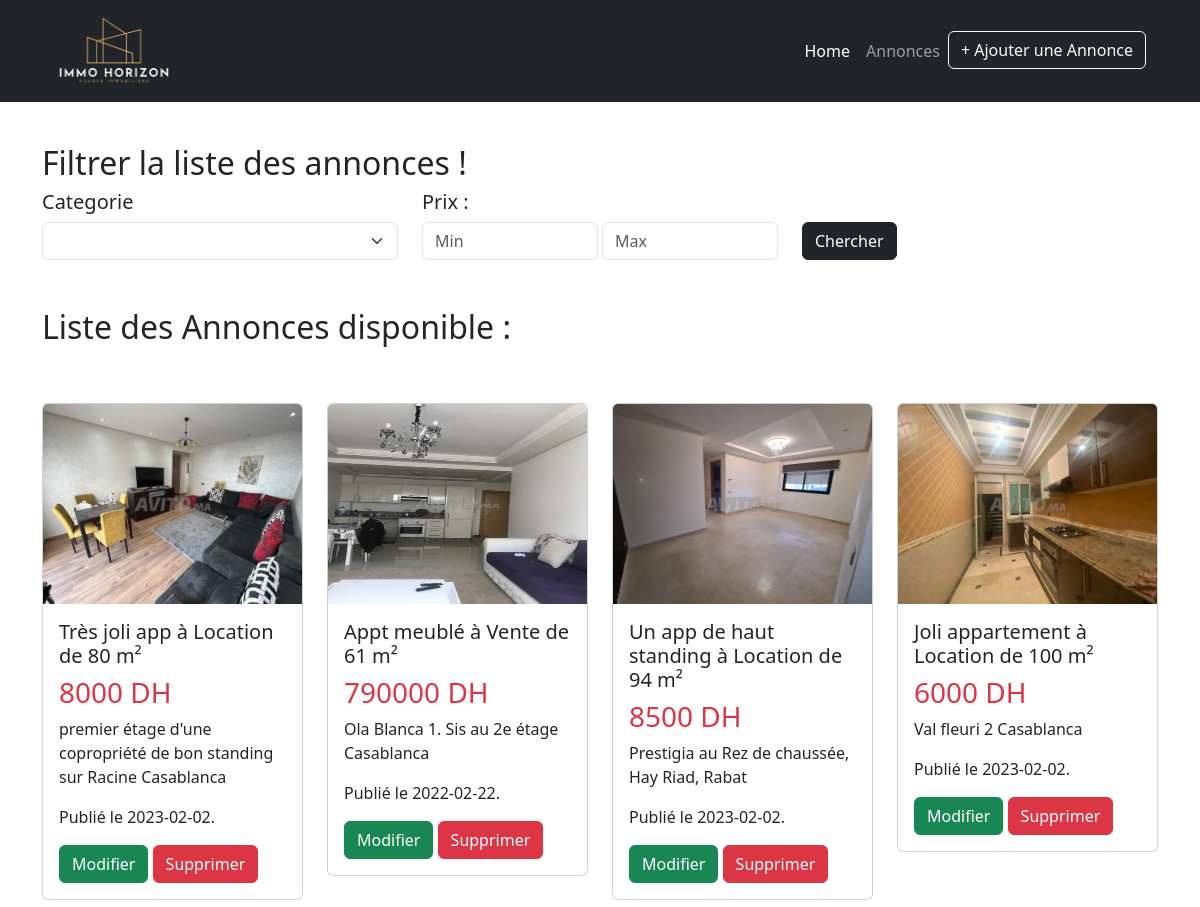
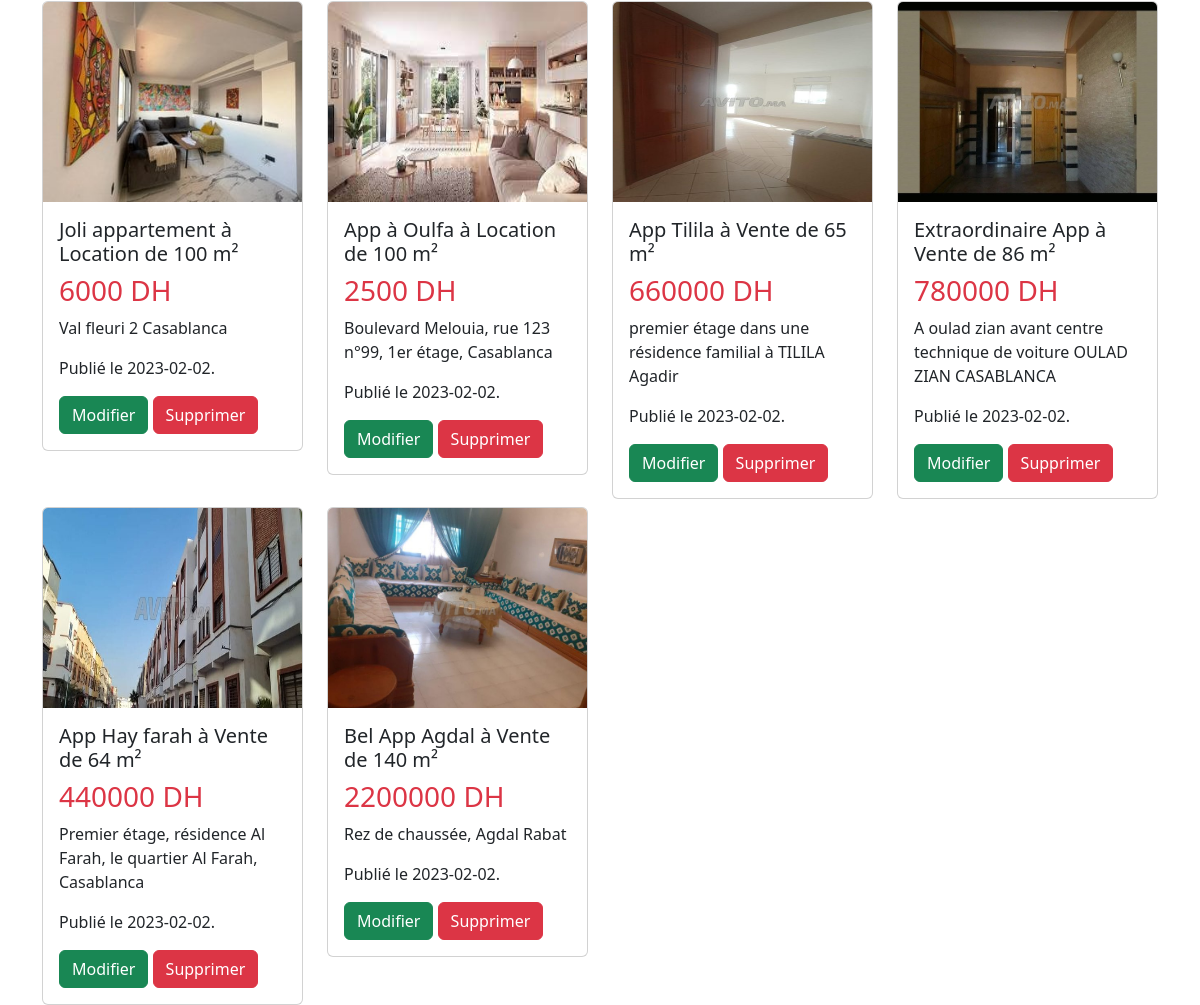
The page / on the database its author committed (2 pictures, top to bottom).
### tables this page shows
CREATE TABLE `annonce` (
  `IdAnnonce` int(11) NOT NULL,
  `TitreAnnonce` varchar(40) NOT NULL,
  `ImageAnnonce` varchar(100) NOT NULL,
  `DescriptionAnnonce` text NOT NULL,
  `SuperficieAnnonce` int(11) NOT NULL,
  `AdresseAnnonce` text NOT NULL,
  `MontantAnnonce` double NOT NULL,
  `DateAnnonce` date NOT NULL,
  `TypeAnnonce` varchar(30) NOT NULL
);

### connexion.php (called while the page is built)
<?php
            try{
                $dbco = new PDO("mysql:host=127.0.0.1;dbname=gestion_immobilier;charset=utf8mb4;", 'root', '');
                $requeteS ="SELECT IdAnnonce,ImageAnnonce,TitreAnnonce,TypeAnnonce,SuperficieAnnonce,MontantAnnonce,AdresseAnnonce,DateAnnonce FROM annonce";
                $rest = $dbco->prepare($requeteS);
                $rest->execute();
                $count = $rest->rowCount();
            }
            catch(PDOException $e){
              echo 'Erreur : ' . $e->getMessage();
            }
    ?>

### Carte.php (the view)
<?php
if($count > 0 ){
    echo "<div class='row row-cols-1 row-cols-md-2 row-cols-lg-3 row-cols-xl-4 mt-5'>";
    while ($ligne = $rest->fetch(PDO::FETCH_ASSOC)) {
        echo("
            <div class='col mt-2'>
                <div class='card'>
                    <img src='./img/".$ligne["ImageAnnonce"]."' class='card-img-top'>
                    <div class='card-body'>
                        <h5 class='card-title'>".$ligne["TitreAnnonce"]." à ".$ligne["TypeAnnonce"]." de ".$ligne["SuperficieAnnonce"]." m²</h5>
                        <div class='d-flex justify-content-between align-items-center'>
                            <h5 class='text-danger fs-3'>".$ligne["MontantAnnonce"]." DH</h5>
                        </div>
                        <p class='card-text'>".$ligne["AdresseAnnonce"]."</p>
                        <p class='card-text'>Publié le ".$ligne["DateAnnonce"].".</p>
                        <a class='modifierCarteId btn btn-success' name='modifierCarte' href='./modification.php?id=".$ligne["IdAnnonce"]."'>Modifier</a>
                        <a class='supprimerCarteId btn btn-danger' name='supprimerCarte' href='./suppression.php?id=".$ligne["IdAnnonce"]."'>Supprimer</a>
                    </div>
                </div>
            </div>"
        );
    }
}
    echo "</div>";
?>

### index.php (shortened to what this page needs)
<?php include("./connexion.php"); ?>
<!doctype html>
<html lang="en">
    <head>
        <link rel="stylesheet" href="style.css">
        <link href="https://cdn.jsdelivr.net/npm/bootstrap@5.3.0-alpha1/dist/css/bootstrap.min.css" rel="stylesheet"
>
    </head>
    <body>
        <header class="container-fluid bg-dark fixed-top mb-1">
            <div class="container">
                <nav class="navbar navbar-expand-lg navbar-dark py-2">
                    <div class="container-fluid">
                        <a class="navbar-brand" href="#">
                            <img src="./logo/black.png" alt="logo" width="120">
                        </a>
                        <div class="collapse navbar-collapse" id="navbarSupportedContent">
                            <ul class="navbar-nav ms-auto mb-2 mb-lg-0 text-light">
                                <li class="nav-item">
                                    <a class="nav-link active" aria-current="page" href="#">Home </a>
                                </li>
                                <li class="nav-item">
                                    <a class="nav-link" href="#Annonce">Annonces</a>
                                </li>
                                <li class="nav-item">
                                    <a href="ajout.php" type"button" class="btn btn-outline-light"> + Ajouter une
                                        Annonce</a>
                                </li>
                            </ul>
                        </div>
                    </div>
                </nav>
            </div>
        </header>
        <main class="container-fluid pt-5">
            <section class="container pt-5">
                <h2 class="pt-5">Filtrer la liste des annonces !</h2>
                <form class="row row-cols-lg-3" action="" method="POST">
                    <div class="col">
                        <h5 for="type">Categorie</h5>
                        <select class="form-select" aria-label="type" name="categorie">
                            <option value=""></option>
                            <option value="Location">Location</option>
                        </select>
                    </div>
                    <div class="col">
                        <h5>Prix : </h5>
                        <div class="d-flex gap-1">
                            <input type="number" class="form-control" placeholder="Min" name="Min" min="0">
                            <input type="number" class="form-control" placeholder="Max" name="Max" min="0">
                        </div>
                    </div>
                    <div class="col d-flex align-items-end">
                        <button class="btn btn-dark" type="submit" name="chercher">Chercher</button>
                    </div>
                </form>
            </section>
            <section class="container mt-5" id="Annonce">
                <h2>Liste des Annonces disponible : </h2>
            <?php
            include("./Carte.php");
            ?>
            </section>
        </main>
    </body>
</html>

### style.css (style rules this page uses)
.card-img-top { width: 200px; height: 200px; background-size: cover; }
.card { height: 100px; }

### rows shown on the page
annonce: ImageAnnonce (picture), TitreAnnonce "Très joli app", TypeAnnonce "Location", SuperficieAnnonce "80", MontantAnnonce "8000", AdresseAnnonce "premier étage d'une copropriété de bon standing sur Racine Casablanca", DateAnnonce "2023-02-02"
annonce: ImageAnnonce (picture), TitreAnnonce "Appt meublé", TypeAnnonce "Vente", SuperficieAnnonce "61", MontantAnnonce "790000", AdresseAnnonce "Ola Blanca 1. Sis au 2e étage Casablanca", DateAnnonce "2022-02-22"
annonce: ImageAnnonce (picture), TitreAnnonce "Un app de haut standing", TypeAnnonce "Location", SuperficieAnnonce "94", MontantAnnonce "8500", AdresseAnnonce "Prestigia au Rez de chaussée, Hay Riad, Rabat", DateAnnonce "2023-02-02"
annonce: ImageAnnonce (picture), TitreAnnonce "Joli appartement", TypeAnnonce "Location", SuperficieAnnonce "100", MontantAnnonce "6000", AdresseAnnonce "Val fleuri 2 Casablanca", DateAnnonce "2023-02-02"
annonce: ImageAnnonce (picture), TitreAnnonce "Joli appartement", TypeAnnonce "Location", SuperficieAnnonce "100", MontantAnnonce "6000", AdresseAnnonce "Val fleuri 2 Casablanca", DateAnnonce "2023-02-02"
annonce: ImageAnnonce (picture), TitreAnnonce "App à Oulfa", TypeAnnonce "Location", SuperficieAnnonce "100", MontantAnnonce "2500", AdresseAnnonce "Boulevard Melouia, rue 123 n°99, 1er étage, Casablanca", DateAnnonce "2023-02-02"
annonce: ImageAnnonce (picture), TitreAnnonce "App Tilila", TypeAnnonce "Vente", SuperficieAnnonce "65", MontantAnnonce "660000", AdresseAnnonce "premier étage dans une résidence familial à TILILA Agadir", DateAnnonce "2023-02-02"
annonce: ImageAnnonce (picture), TitreAnnonce "Extraordinaire App", TypeAnnonce "Vente", SuperficieAnnonce "86", MontantAnnonce "780000", AdresseAnnonce "A oulad zian avant centre technique de voiture OULAD ZIAN CASABLANCA", DateAnnonce "2023-02-02"
annonce: ImageAnnonce (picture), TitreAnnonce "App Hay farah", TypeAnnonce "Vente", SuperficieAnnonce "64", MontantAnnonce "440000", AdresseAnnonce "Premier étage, résidence Al Farah, le quartier Al Farah, Casablanca", DateAnnonce "2023-02-02"
annonce: ImageAnnonce (picture), TitreAnnonce "Bel App Agdal", TypeAnnonce "Vente", SuperficieAnnonce "140", MontantAnnonce "2200000", AdresseAnnonce "Rez de chaussée, Agdal Rabat", DateAnnonce "2023-02-02"
